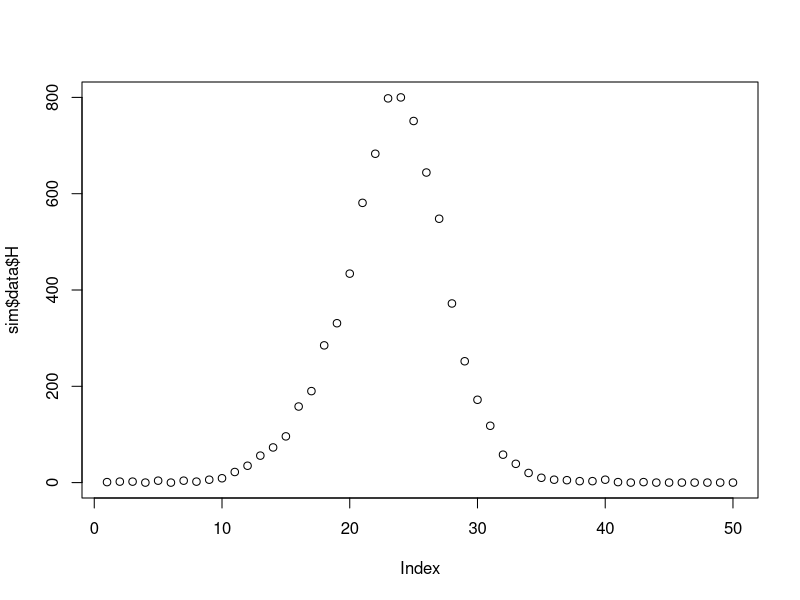

Recreate this plot in R.
simulate_SIR_with_kernel <- function(
    nT,                  # number of time steps (days)
    N,                  # total population size
    beta,               # transmission rate (per infectious "effective person" per day)
    infectious_period,  # mean infectious period (days); gamma = 1 / infectious_period
    hosp_prob,          # hospitalization probability
    theta,                  # infectivity kernel over 1:s days, nonnegative, sums to 1
    I0 = 10,            # initial infectious (seed as day-0 incidence)
    R0_init = 0,        # initial recovered
    stochastic = TRUE,  # use binomial stochastic transitions; if FALSE, deterministic
    seed = 1,           # RNG seed (used only if stochastic=TRUE)
    filename=NULL
) {
  stopifnot(nT >= 1, N > 0, beta >= 0, infectious_period > 0)
  theta <- as.numeric(theta)
  p <- length(theta)
  stopifnot(all(theta >= 0))
  #if (abs(sum(theta) - 1) > 1e-8) stop("w must sum to 1.")
  
  gamma <- 1 / infectious_period
  
  if (stochastic) set.seed(seed)
  
  # Storage
  X <- numeric(nT)     # new infections
  S <- numeric(nT)     # susceptibles
  I <- numeric(nT)     # infectious
  R <- numeric(nT)     # removed
  J <- numeric(nT)     # kernel-weighted infectiousness (sum w_m * X_{t-m})
  H <- numeric(nT)
  Rt<- numeric(nT)    # beta * infectious_period * S_{t-1}/N
  
  # Initialize
  # Seed day-0 incidence to bootstrap the kernel
  past_inc <- rep(0, p)
  past_inc[1] <- I0
  
  S_prev <- N - I0 - R0_init
  I_prev <- I0
  R_prev <- R0_init
  
  for (t in seq_len(nT)) {
    # Kernel-weighted infectiousness from past incidence
    J[t] <- sum(theta * past_inc)
    
    # Effective reproduction at time t (SIR)
    Rt[t] <- beta[t] * S_prev / N
    
    # Incidence update
    if (stochastic) {
      p_inf <- 1 - exp(-beta[t] * J[t] / N)
      p_inf <- max(0, min(1, p_inf))
      X[t] <- rbinom(1, size = round(S_prev), prob = p_inf)
    } else {
      X[t] <- beta[t] * (S_prev / N) * J[t]
    }
    
    # Recoveries
    if (stochastic) {
      p_rec <- 1 - exp(-gamma)  # per-day removal probability
      p_rec <- max(0, min(1, p_rec))
      Y_t <- rbinom(1, size = round(I_prev), prob = p_rec)
    } else {
      Y_t <- gamma * I_prev
    }
    
    # Compartment updates
    S[t] <- max(0, S_prev - X[t])
    I[t] <- max(0, I_prev + X[t] - Y_t)
    H[t] <- rbinom(1,X[t],prob = hosp_prob)
    R[t] <- min(N, R_prev + Y_t)
    
    
    # Roll past incidence buffer with today's X[t]
    if (p > 1) {
      past_inc <- c(X[t], head(past_inc, p - 1))
    } else {
      past_inc[1] <- X[t]
    }
    
    # Prepare for next day
    S_prev <- S[t]
    I_prev <- I[t]
    R_prev <- R[t]
  }
  
  res<-list(data=data.frame(
    t = 1:nT,
    new_infections = X,
    J = J,
    H = H,
    S = S,
    I = I,
    R = R,
    Rt = Rt),
    theta_real=theta,
    hosp_prob=hosp_prob,
    infectious_period=infectious_period,
    I0=I0
  )
  if (!is.null(filename))
    saveRDS(object = res,file = filename)
  return(res)
}

###GENERATE DATA 

N <- 100000 # Population
nT <- 50; sigma <- 0.1 ; phi=0.95 # Using an AR1 model to generate the betas
set.seed(411)  #SEEDING

log_beta <- as.numeric(arima.sim(
  model = list(ar = phi),
  n = nT,
  rand.gen = function(n) rnorm(n, mean = 0, sd = sigma)
)) 
#MODEL TO GENERATE THE BETAS IN LOG SCALE
beta <- exp(log_beta) #TO EXP SCALE
beta=beta+0.9 #JUST A BIT OF INCREASE TO THE SIGNAL so that the outbreak has a reasonable size

infectious_period <- 3 # (not really important in this case)
p <- 2 #NUMBER OF DIMENSIONS CONSIDERED


#Real parameters
theta_real <- rgamma(p,2,4) 
#We normalize
theta_real=theta_real/sum(theta_real)

hosp_prob <- 0.1 #Hospitalization probability
sim <- simulate_SIR_with_kernel(
   nT = length(beta), N = N, beta = beta, infectious_period = infectious_period,hosp_prob=hosp_prob,
   theta = theta_real, I0 = 10, R0_init = 0, stochastic = TRUE, seed = 222,
  filename="syn_data.RDS"
 )
 plot(sim$data$H)
